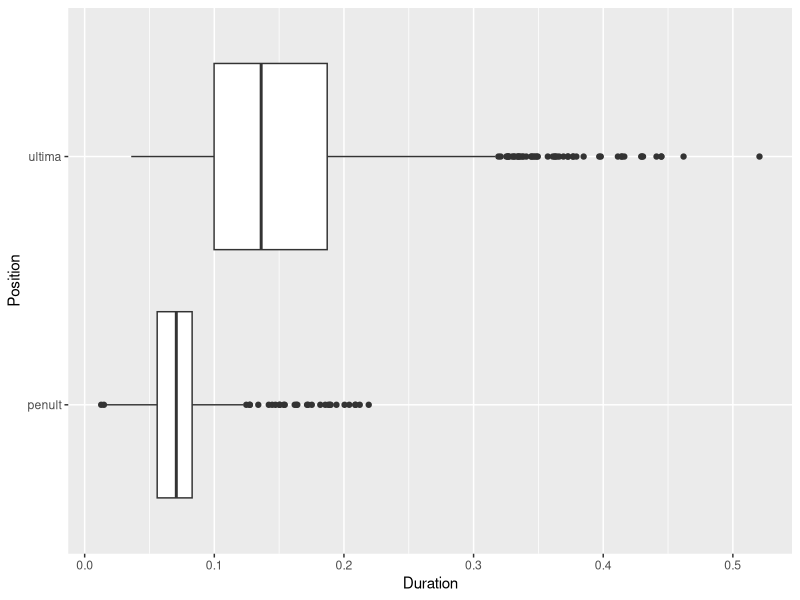
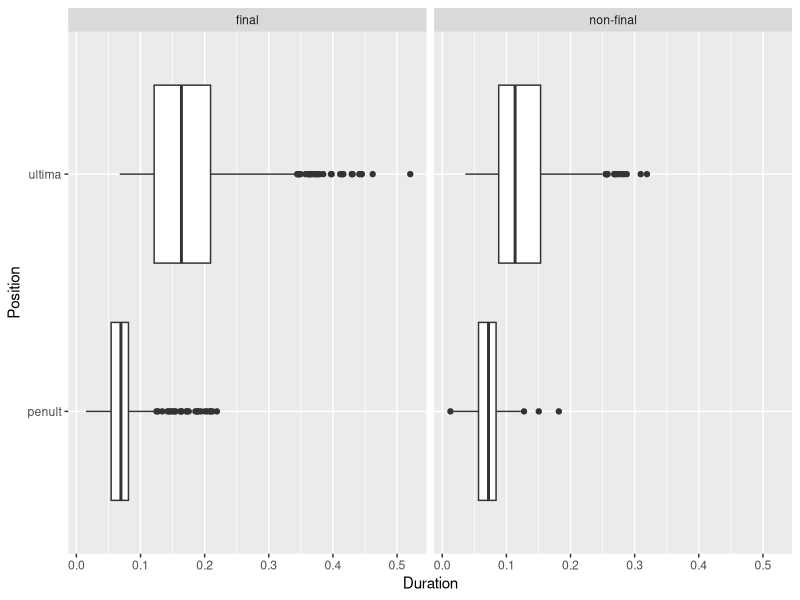
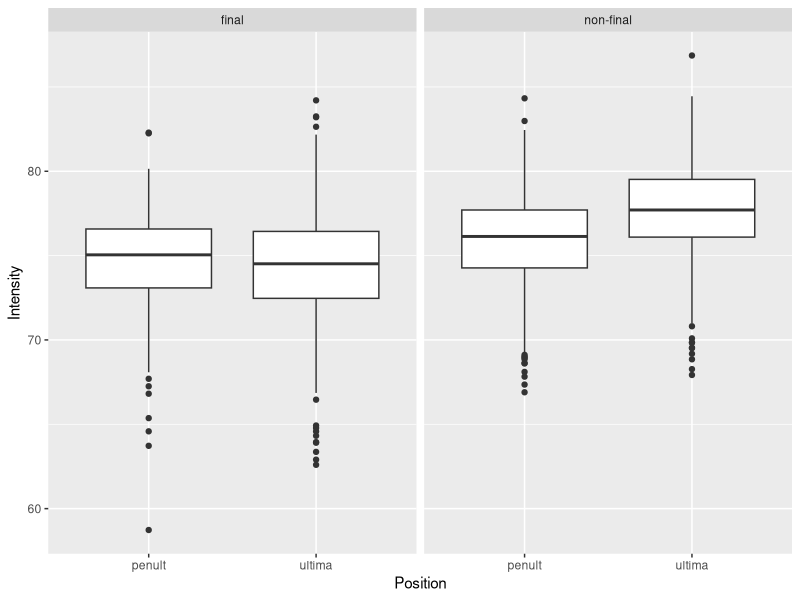
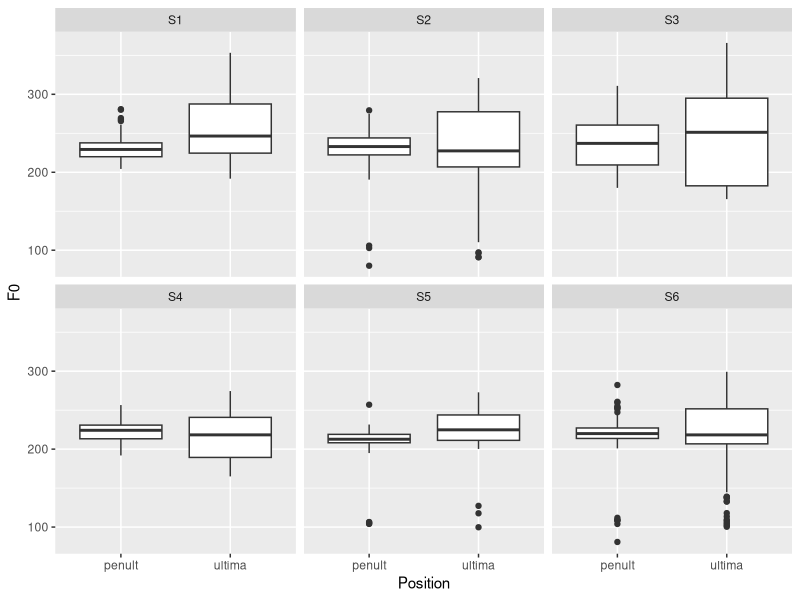

Generate these figures, in order, with R:
## ---- chunk 1
knitr::opts_chunk$set(echo = TRUE)
## ---- chunk 2

# Loading libraries
library(tidyverse)
library(knitr)
library(kableExtra)

# Loading the dataframe
pse_stress <- read_tsv("../data/pse-stress-simplified.csv") %>% 
                          mutate(Word = fct_recode(Word),
                                Position = fct_recode(Position),
                                Vowel = fct_recode(Vowel),
                                Weight = fct_recode(Weight),
                                Focus = fct_recode(Focus),
                                Final = fct_recode(Final),
                                Participant = fct_recode(Participant)
                                )
## ---- chunk 3
# A simple boxplot of intensity
dur <- ggplot(pse_stress, aes(Position, Duration))
dur + geom_boxplot() + coord_flip()
## ---- chunk 4
# A simple boxplot of intensity
dur <- ggplot(pse_stress, aes(Position, Duration))
dur + geom_boxplot() + facet_grid(~Final) + coord_flip()
## ---- chunk 5
pse_stress %>% 
  group_by(Participant, Final) %>%
  summarize(Duration = round(mean(Duration), 3)) %>%
  kable(format = 'html') %>%
  kable_styling(full_width = FALSE) %>%
  column_spec(1, bold = T) %>%
  collapse_rows(columns = 1, valign = "top")
## ---- chunk 6
# A simple boxplot of intensity
int <- ggplot(pse_stress, aes(Position, Intensity))
int + geom_boxplot() + facet_grid(~Final)
## ---- chunk 7
# A simple boxplot of intensity
f0 <- ggplot(pse_stress, aes(Position, F0))
f0 + geom_boxplot() + facet_wrap(~Participant)
